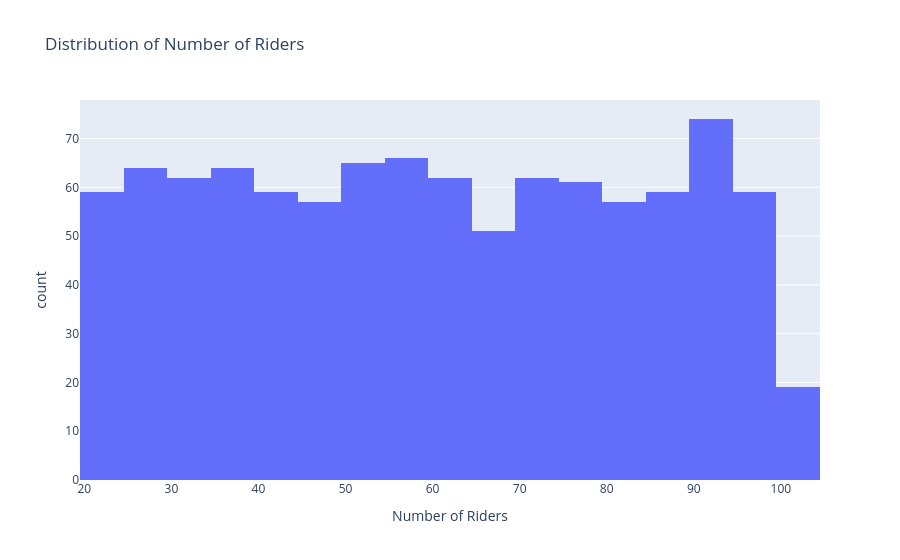

Here is the notebook cell this chart was saved with:
### Markdown cell above
Number of Riders

### Code cell
fig = px.histogram(
    df,
    x='Number_of_Riders',
    nbins=20,
    title='Distribution of Number of Riders',
    labels={'Number_of_Riders': 'Number of Riders'}
)

fig.show()

### Figure 1 — Plotly figure (JSON) as saved in the notebook; plotly's stock layout.template omitted (floating-point values rounded to 4 significant figures; data arrays with more than 128 entries replaced by an {"elided": "..."} marker saying what was removed)
{"data": [{"bingroup": "x", "hovertemplate": "Number of Riders=%{x}<br>count=%{y}<extra></extra>", "legendgroup": "", "marker": {"color": "#636efa", "pattern": {"shape": ""}}, "name": "", "nbinsx": 20, "orientation": "v", "showlegend": false, "type": "histogram", "x": {"elided": "1000 int values"}, "xaxis": "x", "yaxis": "y"}], "layout": {"barmode": "relative", "legend": {"tracegroupgap": 0}, "title": {"text": "Distribution of Number of Riders"}, "xaxis": {"anchor": "y", "domain": [0, 1], "title": {"text": "Number of Riders"}}, "yaxis": {"anchor": "x", "domain": [0, 1], "title": {"text": "count"}}}}
